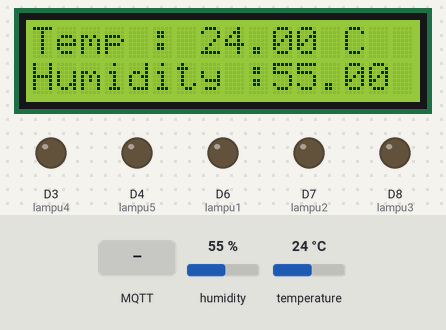
Simulated run of this sketch. Board: ESP8266 (NodeMCU). On the bench: 16×2 character LCD, output pins drawn as LEDs (lit = HIGH). The test bench sets the inputs (shaded band); at power-on: temperature 24 °C, humidity 55 %. WiFi joins after 1.5 s; servers stay silent unless stated; no MQTT or app messages arrive unless stated; what the sketch prints to the serial monitor is not drawn.

Above: at 2.2 s.
2.3 s: MQTT message "g231220004/control" arrives on the first subscribed topic
8.6 s: temperature set to 2 °C
At 10.8 s:
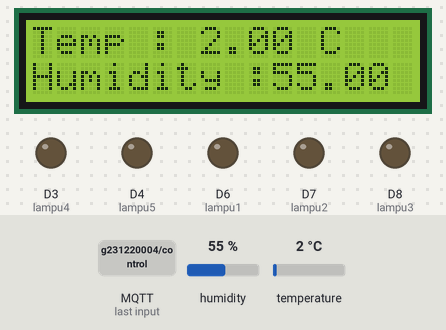
14.9 s: temperature set to 33 °C
At 17.3 s:
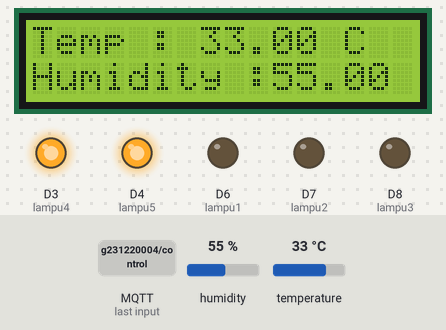
21.2 s: MQTT message "g231220004/control" arrives on the third subscribed topic
27.5 s: MQTT message "1" arrives on the first subscribed topic
33.8 s: MQTT message "on" arrives on the third subscribed topic
Timing chart, 0 to 36.8 s (numbered marks = the images above; inputs shaded):
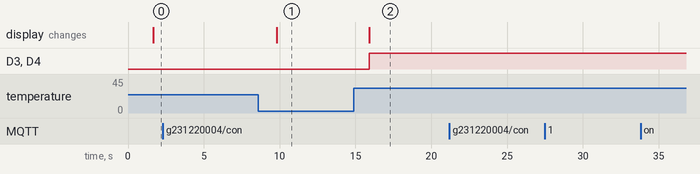

Measured:
- after the input at 2.3 s, every drawn part: stays the same
- after the input at 8.6 s, the display: changes after 1.2 s (image 1)
- after the input at 14.9 s, D3 (lampu4), D4 (lampu5): LOW → HIGH after 1.0 s; the display: changes after 1.0 s (image 2)
- after the input at 21.2 s, every drawn part: stays the same
- after the input at 27.5 s, every drawn part: stays the same
- after the input at 33.8 s, every drawn part: stays the same

The sketch:

Arduino_Code.ino
```cpp
#include <LiquidCrystal_I2C.h>
#include <Wire.h>
#include "DHT.h"
#include <EEPROM.h>
#include <ESP8266WiFi.h>
#include <PubSubClient.h>
#include <ArduinoJson.h>

//Inisialisasi LED
#define lampu1 D6
#define lampu2 D7
#define lampu3 D8
#define lampu4 D3
#define lampu5 D4

//Inisialisasi SENSOR
#define DHTPIN D5
#define DHTTYPE DHT11

unsigned long previousMillis = 0; // Waktu terakhir data dipublish
const long interval = 10000;

LiquidCrystal_I2C lcd(0x27, 16, 2);
DHT dht(DHTPIN, DHTTYPE);

// variable akun Wifi
const char *ssid = "Cahyo123";
const char *password = "09102024";
const char *mqtt_server = "x2.revolusi-it.com";

WiFiClient espClient;
PubSubClient client(espClient);
String messages;

float humidity;
float temperature;
const int lampu[] = {lampu1, lampu2, lampu3};

// Function to connect to MQTT server
void reconnect() {
  while (!client.connected()) {
    Serial.print("Connecting to MQTT Server -> ");
    Serial.println(mqtt_server);

    if (client.connect("G.231.22.0004", "usm", "usmjaya001")) {
      Serial.println("Connected!");
      client.subscribe("g231220004/temperature");
      client.subscribe("g231220004/humidity");
      client.subscribe("g231220004/control");
    } else {
      Serial.print("Failed, rc=");
      Serial.println(client.state());
      delay(5000);
    }
  }
}

// FUNGSI UNTUK HANDLING PESAN DARI MQTT
void callback(char* topic, byte* payload, unsigned int length) {
  String message = "";

  for (int i = 0; i < length; i++) {
    message += (char)payload[i];
  }

  Serial.print("Message received [");
  Serial.print(topic);
  Serial.print("]: ");
  Serial.println(message);

  if (String(topic) == "g231220004/control") {
    StaticJsonDocument<256> doc;
    DeserializationError error = deserializeJson(doc, payload, length);

    if (error) {
      Serial.print("JSON parsing failed: ");
      Serial.println(error.c_str());
      return;
    }

    // Ambil data dari JSON
    JsonObject leds = doc["leds"];
    for (int i = 0; i < 3; i++) {
      String key = "led" + String(i + 1); // Key JSON: led1, led2, led3
      if (leds.containsKey(key)) {
        int state = leds[key]; // Dapatkan status lampu
        digitalWrite(lampu[i], state == 1 ? HIGH : LOW); // Setel pin sesuai status
        Serial.print("Lampu ");
        Serial.print(i + 1);
        Serial.print(" diatur ke ");
        Serial.println(state == 1 ? "ON" : "OFF");
      }
    }
  }
}

// Fungsi konek wifi
void connectWifi() {
  WiFi.begin(ssid, password);
  while (WiFi.status() != WL_CONNECTED) {
    delay(500);
    Serial.print(".");
  }
  Serial.println("\nWiFi connected");
}

// Fungsi menampilkan data ke LCD
void displayTemp() {
  lcd.clear();
  lcd.setCursor(0, 0);
  lcd.print("Temp : " + String(temperature) + " C");
  lcd.setCursor(0, 1);
  lcd.print("Humidity :" + String(humidity) + " %");
}

// fungsi publish DATA SUHU DAN KELEMBAPAN ke MQTT SERVER
void publishTemp() {
  char tempString[8];
  dtostrf(temperature, 1, 2, tempString);
  client.publish("g231220004/temperature", tempString, true);

  char humString[8];
  dtostrf(humidity, 1, 2, humString);
  client.publish("g231220004/humidity", humString, true);
}

void setup() {
  Serial.begin(9600);
  client.setServer(mqtt_server,1883);
  client.setCallback(callback);

  // Set LEDpin SBG OUTPUT
  pinMode(lampu1, OUTPUT);
  pinMode(lampu2, OUTPUT);
  pinMode(lampu3, OUTPUT);
  pinMode(lampu4, OUTPUT);
  pinMode(lampu5, OUTPUT);

  Wire.begin();
  lcd.begin(16, 2);
  lcd.backlight();
  dht.begin();
}

void loop() {
  if (WiFi.status() != WL_CONNECTED)
    connectWifi(); // Reconnect WiFi if disconnected
  if (!client.connected())
    reconnect(); // Reconnect MQTT if disconnected
  client.loop(); // Run MQTT client

  // MELAKUKAN PEMBACAN SENSOR
  humidity = dht.readHumidity();
  temperature = dht.readTemperature();
  displayTemp();

  if (isnan(humidity) || isnan(temperature)) {
    Serial.println("Failed to read from DHT sensor!");
    return;
  }

  // Get current time
  unsigned long currentMillis = millis();

  // Check if interval has passed
  if (currentMillis - previousMillis >= interval) {
    previousMillis = currentMillis; // Update last published time
    publishTemp();                  // Publish data to MQTT
  }

  // KENDALI LAMPU BERDASARKAN SUHU
  if (temperature < 29) {
    digitalWrite(lampu4, LOW);
    digitalWrite(lampu5, LOW);
  } else if(temperature >= 29 && temperature < 30) {
    digitalWrite(lampu4, HIGH);
    digitalWrite(lampu5, LOW);
  } else if(temperature >= 30 && temperature <= 31) {
    digitalWrite(lampu4, LOW);
    digitalWrite(lampu5, HIGH);
  } else {
    digitalWrite(lampu4, HIGH);
    digitalWrite(lampu5, HIGH);
  }
}
```
